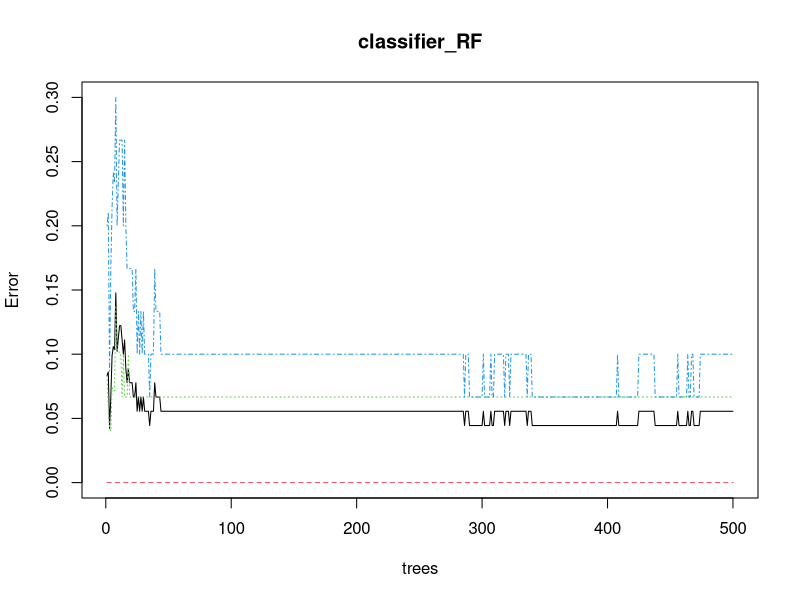
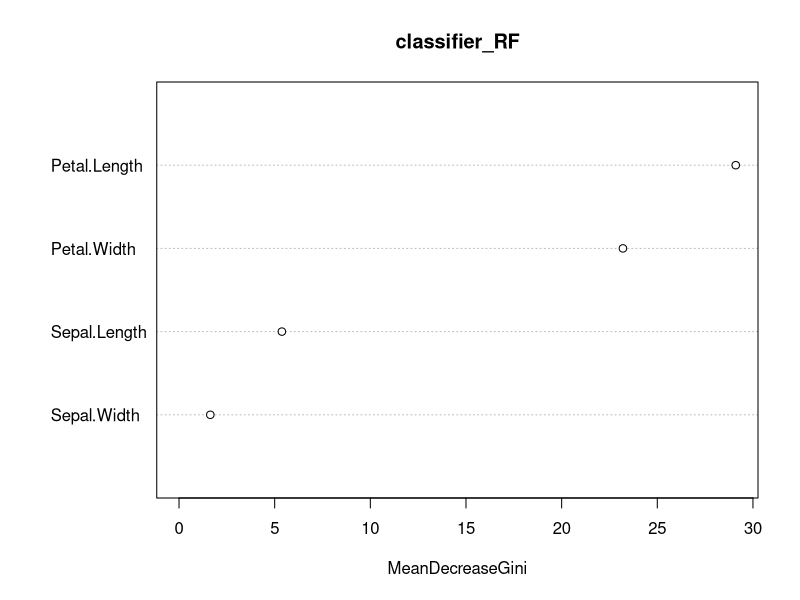

These figures' R source, in order:
install.packages("caTools")	 # For sampling the dataset

install.packages("randomForest") # For implementing random forest algorithm

library(caTools)

library(randomForest)

split <- sample.split(iris, SplitRatio = 0.7)

split



train <- subset(iris, split == "TRUE")

test <- subset(iris, split == "FALSE")

set.seed(120)

classifier_RF = randomForest(x = train[-5],y = train$Species,ntree = 500)

classifier_RF

y_pred = predict(classifier_RF, newdata = test[-5])

confusion_mtx = table(test[, 5], y_pred)

confusion_mtx

plot(classifier_RF)

importance(classifier_RF)

varImpPlot(classifier_RF)
